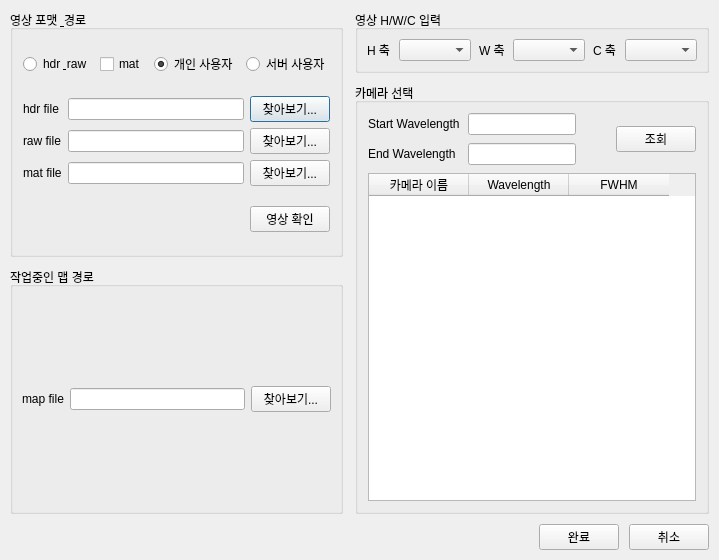
<?xml version="1.0" encoding="UTF-8"?>
<ui version="4.0">
 <class>ImageLoadDialog</class>
 <widget class="QDialog" name="ImageLoadDialog">
  <property name="geometry">
   <rect>
    <x>0</x>
    <y>0</y>
    <width>700</width>
    <height>560</height>
   </rect>
  </property>
  <property name="windowTitle">
   <string>Load Image</string>
  </property>
  <layout class="QVBoxLayout" name="verticalLayout_Main">
   <property name="spacing">
    <number>10</number>
   </property>
   <property name="leftMargin">
    <number>10</number>
   </property>
   <property name="topMargin">
    <number>10</number>
   </property>
   <property name="rightMargin">
    <number>10</number>
   </property>
   <property name="bottomMargin">
    <number>10</number>
   </property>
   <item>
    <layout class="QHBoxLayout" name="horizontalLayout_TopAll" stretch="1,1">
     <property name="spacing">
      <number>12</number>
     </property>
     <item>
      <layout class="QVBoxLayout" name="verticalLayout_Left">
       <property name="spacing">
        <number>10</number>
       </property>
       <item>
        <widget class="QGroupBox" name="groupBox_Files">
         <property name="title">
          <string>영상 포맷 &amp; 경로</string>
         </property>
         <layout class="QVBoxLayout" name="vbox_files">
          <property name="spacing">
           <number>8</number>
          </property>
          <property name="leftMargin">
           <number>10</number>
          </property>
          <property name="topMargin">
           <number>10</number>
          </property>
          <property name="rightMargin">
           <number>10</number>
          </property>
          <property name="bottomMargin">
           <number>10</number>
          </property>
          <item>
           <layout class="QHBoxLayout" name="horizontalLayout_FileType">
            <item>
             <widget class="QRadioButton" name="radioButton_hdr_raw">
              <property name="text">
               <string>hdr &amp; raw</string>
              </property>
              <property name="checked">
               <bool>true</bool>
              </property>
             </widget>
            </item>
            <item>
             <widget class="QCheckBox" name="checkBox_mat">
              <property name="text">
               <string>mat</string>
              </property>
             </widget>
            </item>
            <item>
             <spacer name="spacer_filetype">
              <property name="orientation">
               <enum>Qt::Horizontal</enum>
              </property>
              <property name="sizeHint" stdset="0">
               <size>
                <width>40</width>
                <height>20</height>
               </size>
              </property>
             </spacer>
            </item>
            <item>
             <widget class="QRadioButton" name="radioButton">
              <property name="text">
               <string>개인 사용자</string>
              </property>
              <property name="checked">
               <bool>true</bool>
              </property>
             </widget>
            </item>
            <item>
             <widget class="QRadioButton" name="radioButton_2">
              <property name="text">
               <string>서버 사용자</string>
              </property>
             </widget>
            </item>
           </layout>
          </item>
          <item>
           <layout class="QGridLayout" name="gridLayout_Files">
            <property name="spacing">
             <number>6</number>
            </property>
            <item row="0" column="0">
             <widget class="QLabel" name="label_hdrFile">
              <property name="text">
               <string>hdr file</string>
              </property>
             </widget>
            </item>
            <item row="0" column="1">
             <widget class="QLineEdit" name="lineEdit_hdrFile"/>
            </item>
            <item row="0" column="2">
             <widget class="QPushButton" name="pushButton_findHdr">
              <property name="text">
               <string>찾아보기...</string>
              </property>
             </widget>
            </item>
            <item row="1" column="0">
             <widget class="QLabel" name="label_rawFile">
              <property name="text">
               <string>raw file</string>
              </property>
             </widget>
            </item>
            <item row="1" column="1">
             <widget class="QLineEdit" name="lineEdit_rawFile"/>
            </item>
            <item row="1" column="2">
             <widget class="QPushButton" name="pushButton_findRaw">
              <property name="text">
               <string>찾아보기...</string>
              </property>
             </widget>
            </item>
            <item row="2" column="0">
             <widget class="QLabel" name="label_matFile">
              <property name="text">
               <string>mat file</string>
              </property>
             </widget>
            </item>
            <item row="2" column="1">
             <widget class="QLineEdit" name="lineEdit"/>
            </item>
            <item row="2" column="2">
             <widget class="QPushButton" name="pushButton">
              <property name="text">
               <string>찾아보기...</string>
              </property>
             </widget>
            </item>
           </layout>
          </item>
          <item>
           <layout class="QHBoxLayout" name="hl_check">
            <item>
             <spacer name="spacer_check">
              <property name="orientation">
               <enum>Qt::Horizontal</enum>
              </property>
              <property name="sizeHint" stdset="0">
               <size>
                <width>40</width>
                <height>20</height>
               </size>
              </property>
             </spacer>
            </item>
            <item>
             <widget class="QPushButton" name="pushButton_2">
              <property name="text">
               <string>영상 확인</string>
              </property>
             </widget>
            </item>
           </layout>
          </item>
         </layout>
        </widget>
       </item>
       <item>
        <widget class="QGroupBox" name="groupBox_MapPath">
         <property name="title">
          <string>작업중인 맵 경로</string>
         </property>
         <layout class="QGridLayout" name="gridLayout_MapPath">
          <item row="0" column="0">
           <widget class="QLabel" name="label_mapFile">
            <property name="text">
             <string>map file</string>
            </property>
           </widget>
          </item>
          <item row="0" column="1">
           <widget class="QLineEdit" name="lineEdit_mapFile"/>
          </item>
          <item row="0" column="2">
           <widget class="QPushButton" name="pushButton_findMap">
            <property name="text">
             <string>찾아보기...</string>
            </property>
           </widget>
          </item>
         </layout>
        </widget>
       </item>
      </layout>
     </item>
     <item>
      <layout class="QVBoxLayout" name="verticalLayout_Right">
       <property name="spacing">
        <number>10</number>
       </property>
       <item>
        <widget class="QGroupBox" name="groupBox_MatMapping">
         <property name="title">
          <string>영상 H/W/C 입력</string>
         </property>
         <layout class="QGridLayout" name="gridLayout_Mapping">
          <property name="horizontalSpacing">
           <number>8</number>
          </property>
          <property name="verticalSpacing">
           <number>6</number>
          </property>
          <item row="0" column="0">
           <widget class="QLabel" name="label_axisH">
            <property name="text">
             <string>H 축</string>
            </property>
           </widget>
          </item>
          <item row="0" column="1">
           <widget class="QComboBox" name="comboAxisH"/>
          </item>
          <item row="0" column="2">
           <widget class="QLabel" name="label_axisW">
            <property name="text">
             <string>W 축</string>
            </property>
           </widget>
          </item>
          <item row="0" column="3">
           <widget class="QComboBox" name="comboAxisW"/>
          </item>
          <item row="0" column="4">
           <widget class="QLabel" name="label_axisC">
            <property name="text">
             <string>C 축</string>
            </property>
           </widget>
          </item>
          <item row="0" column="5">
           <widget class="QComboBox" name="comboAxisC"/>
          </item>
         </layout>
        </widget>
       </item>
       <item>
        <widget class="QGroupBox" name="groupBox_Camera">
         <property name="title">
          <string>카메라 선택</string>
         </property>
         <layout class="QVBoxLayout" name="vbox_camera">
          <property name="spacing">
           <number>8</number>
          </property>
          <property name="leftMargin">
           <number>10</number>
          </property>
          <property name="topMargin">
           <number>10</number>
          </property>
          <property name="rightMargin">
           <number>10</number>
          </property>
          <property name="bottomMargin">
           <number>10</number>
          </property>
          <item>
           <layout class="QHBoxLayout" name="horizontalLayout_Top">
            <item>
             <layout class="QFormLayout" name="formLayout_Wavelength">
              <item row="0" column="0">
               <widget class="QLabel" name="label_StartWavelength">
                <property name="text">
                 <string>Start Wavelength</string>
                </property>
               </widget>
              </item>
              <item row="0" column="1">
               <widget class="QLineEdit" name="lineEdit_StartWavelength"/>
              </item>
              <item row="1" column="0">
               <widget class="QLabel" name="label_EndWavelength">
                <property name="text">
                 <string>End Wavelength</string>
                </property>
               </widget>
              </item>
              <item row="1" column="1">
               <widget class="QLineEdit" name="lineEdit_EndWavelength"/>
              </item>
             </layout>
            </item>
            <item>
             <spacer name="spacer_cam">
              <property name="orientation">
               <enum>Qt::Horizontal</enum>
              </property>
              <property name="sizeHint" stdset="0">
               <size>
                <width>20</width>
                <height>20</height>
               </size>
              </property>
             </spacer>
            </item>
            <item>
             <widget class="QPushButton" name="pushButton_Query">
              <property name="text">
               <string>조회</string>
              </property>
             </widget>
            </item>
           </layout>
          </item>
          <item>
           <widget class="QTableWidget" name="tableWidget">
            <property name="selectionMode">
             <enum>QAbstractItemView::SingleSelection</enum>
            </property>
            <property name="selectionBehavior">
             <enum>QAbstractItemView::SelectRows</enum>
            </property>
            <property name="rowCount">
             <number>0</number>
            </property>
            <property name="columnCount">
             <number>3</number>
            </property>
            <column>
             <property name="text">
              <string>카메라 이름</string>
             </property>
            </column>
            <column>
             <property name="text">
              <string>Wavelength</string>
             </property>
            </column>
            <column>
             <property name="text">
              <string>FWHM</string>
             </property>
            </column>
           </widget>
          </item>
         </layout>
        </widget>
       </item>
      </layout>
     </item>
    </layout>
   </item>
   <item>
    <layout class="QHBoxLayout" name="horizontalLayout_Bottom">
     <item>
      <spacer name="horizontalSpacer_Bottom">
       <property name="orientation">
        <enum>Qt::Horizontal</enum>
       </property>
       <property name="sizeHint" stdset="0">
        <size>
         <width>40</width>
         <height>20</height>
        </size>
       </property>
      </spacer>
     </item>
     <item>
      <widget class="QPushButton" name="pushButton_Load">
       <property name="text">
        <string>완료</string>
       </property>
      </widget>
     </item>
     <item>
      <widget class="QPushButton" name="pushButton_Cancel">
       <property name="text">
        <string>취소</string>
       </property>
      </widget>
     </item>
    </layout>
   </item>
  </layout>
 </widget>
 <resources/>
 <connections/>
</ui>
